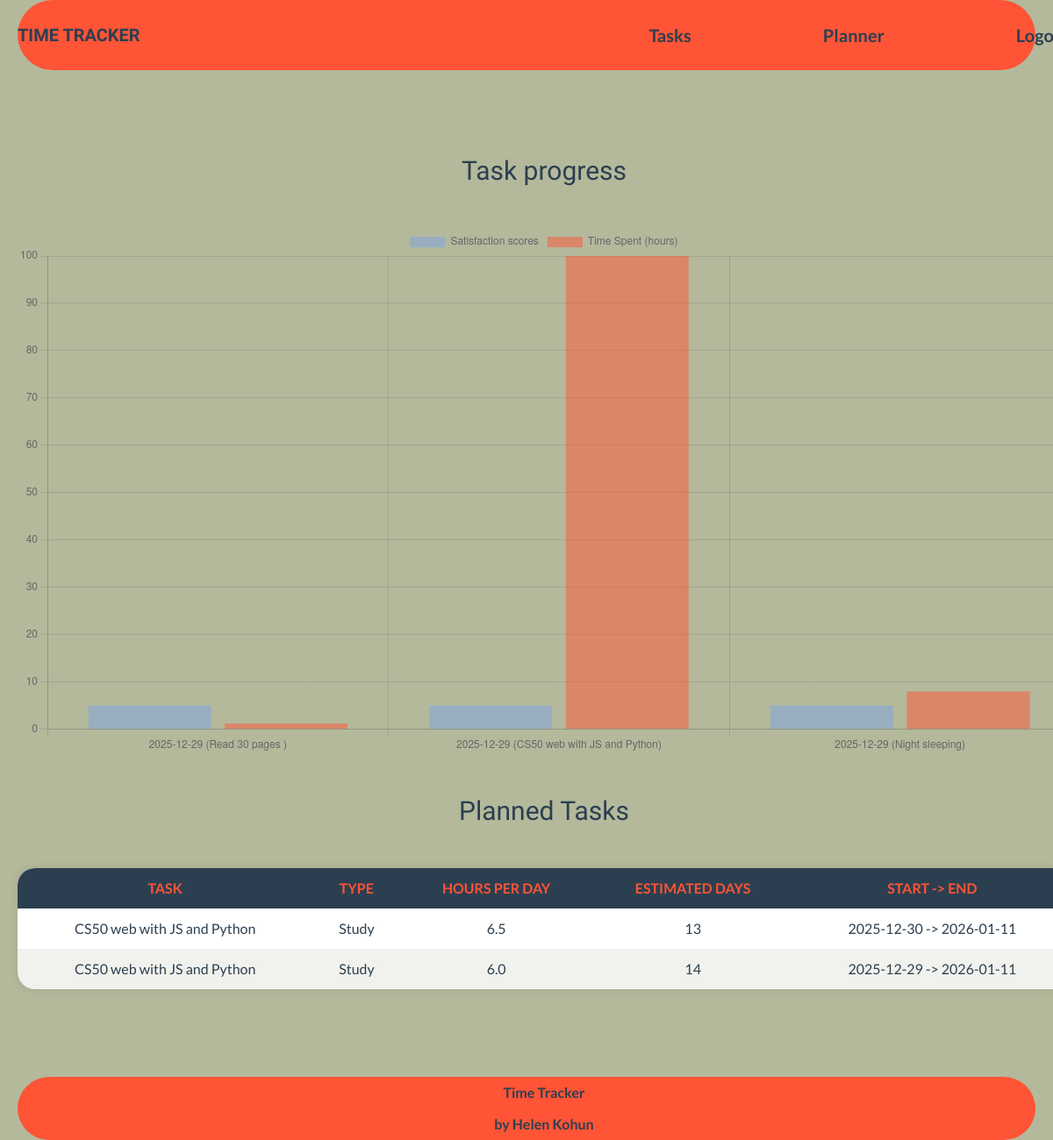
Screenshot of / (signed in) with the database file from the repository.
### tables this page shows
CREATE TABLE planner (id INTEGER PRIMARY KEY AUTOINCREMENT, user_id INTEGER, task_id INTEGER, hours_per_day REAL NOT NULL, estimated_days INTEGER, created_at DATE DEFAULT CURRENT_DATE, FOREIGN KEY (user_id) REFERENCES users(id), FOREIGN KEY (task_id) REFERENCES tasks(id));

CREATE TABLE tasks (
    id INTEGER PRIMARY KEY AUTOINCREMENT,
    user_id INTEGER NOT NULL,
    name TEXT NOT NULL,
    type TEXT,
    planned_time REAL,
    completed INTEGER DEFAULT 0,
    FOREIGN KEY (user_id) REFERENCES users(id)
);

### app.py (the view)
@app.route("/")
def index():
    if "user_id" not in session:
        return redirect(url_for("login"))
    tasks_progress  = db.execute("SELECT daily_progress.date, daily_progress.satisfaction, daily_progress.time_spent, tasks.name FROM daily_progress JOIN tasks ON daily_progress.task_id = tasks.id WHERE daily_progress.user_id = ? ORDER BY daily_progress.date ASC", session["user_id"])
    dates = [f"{task['date']} ({task['name']})" for task in tasks_progress]
    scores = [task['satisfaction'] for task in tasks_progress]
    time_spent = [task['time_spent'] for task in tasks_progress]
    plans = db.execute("SELECT tasks.name, tasks.type, planner.hours_per_day, planner.estimated_days, planner.created_at FROM tasks JOIN planner ON tasks.id = planner.task_id WHERE tasks.user_id = ? ORDER BY planner.created_at DESC", session["user_id"])
    for plan in plans:
        start_date = datetime.strptime(plan["created_at"], "%Y-%m-%d").date()
        end_date = start_date + timedelta(days=plan["estimated_days"] - 1)
        plan["end_date"] = end_date.strftime("%Y-%m-%d")
    return render_template("index.html", active_page="home", plans=plans, dates=dates, scores=scores, time_spent=time_spent)

### app.py (called while the page is built)
@app.after_request
def after_request(response):
    response.headers["Cache-Control"] = "no-cache, no-store, must-revalidate"
    response.headers["Expires"] = 0
    response.headers["Pragma"] = "no-cache"
    return response

### templates/index.html (shortened to what this page needs)
{% extends "layout.html" %}
{% block main%}
<h2 class="index__title">Task progress</h2>
<canvas id="progressChart"></canvas>
<h2 class="index__title-2">Planned Tasks<h2>
    {% if plans %}
    <table class="tasks__table">
            <thead>
                <tr>
                    <th>Task</th>
                    <th>Type</th>
                    <th>Hours per Day</th>
                    <th>Estimated Days</th>
                    <th>Start -> End</th>
                </tr>
                </thead>
            <tbody>
                {% for plan in plans %}
                <tr>
                    <td>{{ plan.name }}</td>
                    <td>{{ plan.type }}</td>
                    <td>{{ plan.hours_per_day }}</td>
                    <td>{{ plan.estimated_days }}</td>
                    <td>{{ plan.created_at }} -> {{ plan.end_date }}</td>
                </tr>
                {% endfor%}
            </tbody>
        </table>
        {% else %}
        <p class="index__noPlanned">No planned tasks yet</p>
    {% endif %}
{% endblock %}
{% block scripts %}
    <script>
            const ctx = document.getElementById('progressChart').getContext('2d');
            const progressChart = new Chart(ctx, {
                type: 'bar',
                data: {
                    labels: {{ dates|safe }},
                    datasets: [{
                        label: 'Satisfaction scores',
                        data: {{ scores|safe }},
                        backgroundColor: 'rgba(125, 164, 227, 0.5)'
                    },{
                        label: 'Time Spent (hours)',
                        data: {{ time_spent|safe}},
                        backgroundColor: 'rgba(255, 84, 54, 0.5)'
                    }]
                },
                options: {
                    responsive: true,
                    plugins: {
                        tooltip: {
                            callbacks: {
                                label: function(context) {
                                    return `${context.dataset.label}: ${context.parsed.y}`;
                                }
                            }
                        }
                    },
                    scales: {
                        y: { beginAtZero: true}
                    }
                }
            });
        </script>
{% endblock %}

### templates/layout.html (shortened to what this page needs)
<!DOCTYPE html>
<html lang="en">
  <head>
    <link rel="stylesheet" href="/static/no-styles.css" />
    <link rel="stylesheet" href="/static/styles.css" />
  </head>
  <body class="body__login body__main">
{% if session["user_id"] %}
    <header>
      <div class="header">
        <p class="header__logo"><a href="{{ url_for('index') }}">Time Tracker</a></p>
        <nav class="header__nav">
          <ul>
            {% if active_page == "tasks" %}
            <li><a href="{{ url_for('index') }}">Home</a></li>
            {% else %}
            <li><a href="{{ url_for('tasks') }}">Tasks</a></li>
            {% endif %}
            <li><a href="{{ url_for('planner') }}">Planner</a></li>
            <li><a href="{{ url_for('logout') }}">Logout</a></li>
          </ul>
        </nav>
      </div>
    </header>
    {% endif %}
    <main>
      <div class="main__wrapper">{% block main %}{% endblock %}</div></main>
    <footer>
      <div class="footer__wrapper">
        <p>Time Tracker</p>
        <p>by Helen Kohun</p>
      </div>
    </footer>
    {% block scripts %}{% endblock%}
  </body>
</html>

### static/no-styles.css (style rules this page uses)
* { margin: 0; padding: 0; border: 0; box-sizing: border-box; }
*, *::after, *::before { box-sizing: border-box; }
nav, footer, header, aside { display: block; }
html, body { height: 100%; width: 100%; line-height: 1; font-size: 14px; }
a, a:visited { text-decoration: none; }
ul { padding: 0; margin: 0; }
ul li { list-style-type: none; }
h1, h2, h3, h4, h5, h6 { font-size: inherit; font-weight: 400; }

### static/styles.css (style rules this page uses)
:root { --main-blue: #7DA4E3; --main-orange: #FF5436; --main-green: #A2A884; --main-darkBlue: #2C3F50; --bg-main: rgba(162, 168, 132, 0.8); --font-primary: "Lustria", serif; --font-secondary: "Lato", sans-serif; }
html, body { width: 100%; height: 100%; margin: 0; font-size: 16px; }
body { display: flex; flex-direction: column; padding: 0 20px; }
.body__main { background-color: var(--bg-main); }
header { background-color: var(--main-orange); border-radius: 50px; }
.header { width: 1200px; margin: 0 auto; display: flex; justify-content: space-between; }
.header__logo { padding: 30px 0; font-family: var(--font-primary); color: var(--main-darkBlue); font-weight: 700; font-size: 20px; text-transform: uppercase; }
.header__logo a { color: var(--main-darkBlue); }
.header__nav ul li a { display: block; font-family: var(--font-secondary); color: var(--main-darkBlue); font-weight: 700; font-size: 20px; transition-duration: 200ms; }
.header__nav ul { padding: 30px 0; display: flex; justify-content: space-between; gap: 150px; }
main { width: 100%; flex-grow: 1; padding: 100px 0; }
.main__wrapper { width: 1200px; margin: 0 auto; }
#progressChart { width: 100%; margin: 0 auto; }
.index__title { font-family: var(--font-primary); color: var(--main-darkBlue); font-size: 30px; text-align: center; margin-bottom: 50px; }
.index__title-2 { font-family: var(--font-primary); color: var(--main-darkBlue); font-size: 30px; text-align: center; margin-bottom: 50px; margin-top: 50px; }
.tasks__table { width: 100%; max-width: 1200px; margin: 50px auto 0; border-collapse: collapse; font-family: var(--font-secondary); background-color: #FFFFFF; border-radius: 20px; overflow: hidden; box-shadow: 0 0 10px rgba(0, 0, 0, 0.1); }
.tasks__table thead { background-color: var(--main-darkBlue); }
.tasks__table th { color: var(--main-orange); text-transform: uppercase; font-size: 16px; padding: 15px; text-align: center; }
.tasks__table td { padding: 15px; text-align: center; font-size: 16px; color: var(--main-darkBlue); }
.tasks__table tbody tr:nth-child(even) { background-color: rgba(162, 168, 132, 0.15); }
.tasks__table tbody tr { animation: tableTask 0.4s ease forwards; opacity: 0; }
footer { flex-shrink: 0; background-color: var(--main-orange); border-radius: 50px; }
.footer__wrapper { width: 1200px; margin: 0 auto; display: flex; flex-direction: column; gap: 20px; padding: 10px 0; }
.footer__wrapper p { margin: 0 auto; color: var(--main-darkBlue); font-family: var(--font-secondary); font-weight: 700; }

### rows the page displays
planner: name "CS50 web with JS and Python", type "Study", hours_per_day "6.5", estimated_days "13", created_at "2025-12-30", end_date "2026-01-11"
planner: name "CS50 web with JS and Python", type "Study", hours_per_day "6.0", estimated_days "14", created_at "2025-12-29", end_date "2026-01-11"

### other values shown
chart data {{ scores|safe }} [5, 5, 5]
chart data {{ time_spent|safe }} [1.2, 100.0, 8.0]
